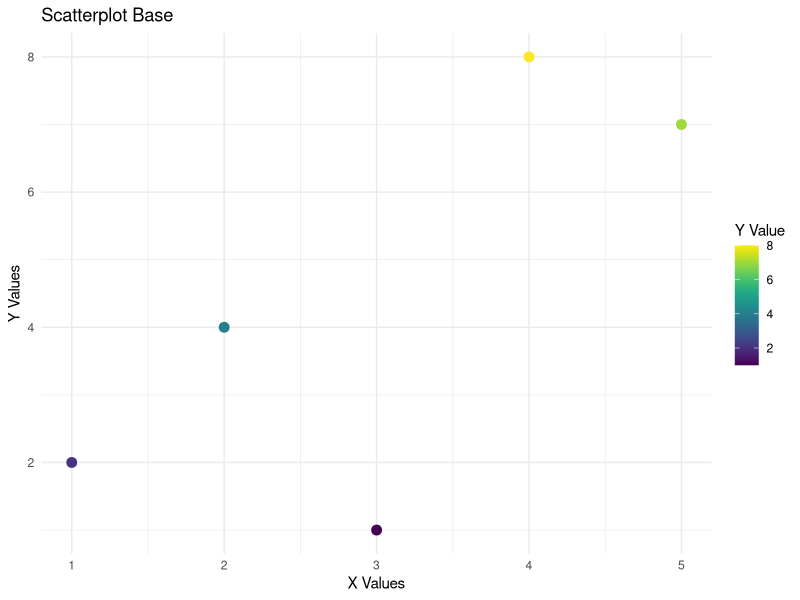
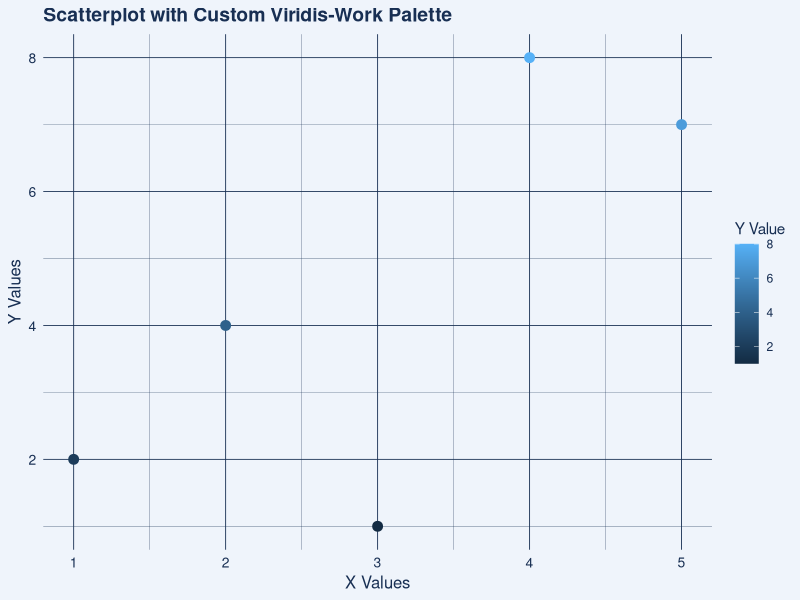
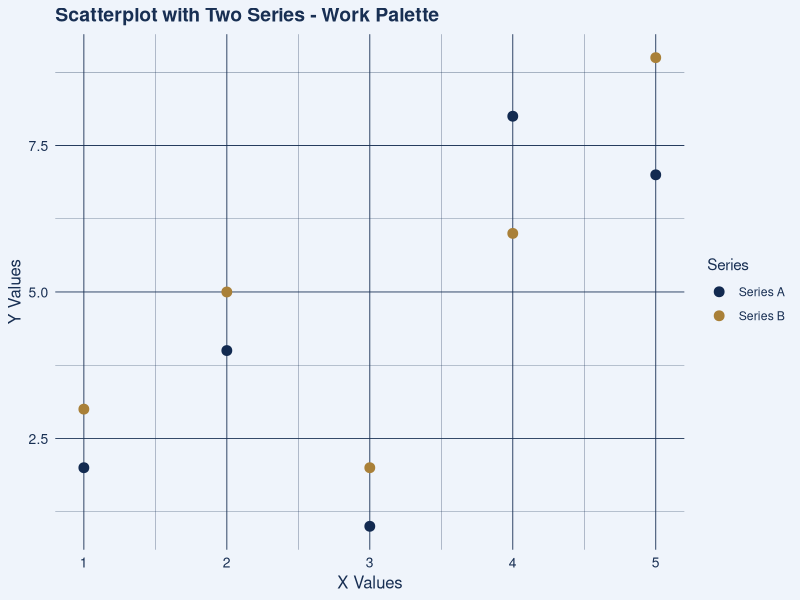

R code for these plots, in order:
## ---- chunk 1
library(ggplot2)
library(viridis)

df <- data.frame(
  x = c(1, 2, 3, 4, 5),
  y = c(2, 4, 1, 8, 7)
)

ggplot(df, aes(x, y, color = y)) +
  geom_point(size = 3) +
  scale_color_viridis(option = "D") +   # Or "C", "B", "A", "E", "F"
  labs(title = "Scatterplot Base",
       x = "X Values",
       y = "Y Values",
       color = "Y Value") +
  theme_minimal()
## ---- chunk 2
library(ggplot2)
library(viridis)

# Your data
df <- data.frame(
  x = c(1, 2, 3, 4, 5),
  y = c(2, 4, 1, 8, 7)
)

# Your custom palette
work_viridis <- colorRampPalette(c("#021C49","#1F3657","#3C5C7C",
                                 "#7FA0C0", "#E9EEF3", "#F3F7FF"))
colors <- work_viridis(256)

# Define lighter + darker colors
bg_light  <- colors[240]   # light end for background
line_dark <- colors[40]    # dark end for axes + text

ggplot(df, aes(x, y, color = y)) +
  geom_point(size = 3) +
  labs(title = "Scatterplot with Custom Viridis-Work Palette",
       x = "X Values",
       y = "Y Values",
       color = "Y Value") +
  theme_minimal() +
  theme(
    plot.background = element_rect(fill = bg_light, color = NA),
    panel.background = element_rect(fill = bg_light, color = NA),
    panel.grid.major = element_line(color = line_dark, linewidth = 0.3),
    panel.grid.minor = element_line(color = line_dark, linewidth = 0.1),
    axis.title = element_text(color = line_dark, size = 12),
    axis.text = element_text(color = line_dark, size = 10),
    plot.title = element_text(color = line_dark, size = 14, face = "bold"),
    legend.title = element_text(color = line_dark),
    legend.text  = element_text(color = line_dark)
  )
## ---- chunk 3
library(ggplot2)
library(viridis)

# Two-series example data
df <- data.frame(
  x  = c(1, 2, 3, 4, 5,  1, 2, 3, 4, 5),
  y  = c(2, 4, 1, 8, 7,  3, 5, 2, 6, 9),
  series = rep(c("Series A", "Series B"), each = 5)
)

# Custom palette
work_viridis <- colorRampPalette(c("#021C49","#1F3657","#3C5C7C",
                                 "#7FA0C0", "#E9EEF3", "#F3F7FF"))
colors <- work_viridis(256)

# Light and dark theme colors
bg_light  <- colors[240]
line_dark <- colors[40]

ggplot(df, aes(x, y, color = series)) +
  geom_point(size = 3) +
  scale_color_manual(values = c(
    "Series A" = colors[30],   # dark-ish
    "Series B" = "#A98038"   # Tan
  )) +
  labs(title = "Scatterplot with Two Series - Work Palette",
       x = "X Values",
       y = "Y Values",
       color = "Series") +
  theme_minimal() +
  theme(
    plot.background = element_rect(fill = bg_light, color = NA),
    panel.background = element_rect(fill = bg_light, color = NA),
    panel.grid.major = element_line(color = line_dark, linewidth = 0.3),
    panel.grid.minor = element_line(color = line_dark, linewidth = 0.1),
    axis.title  = element_text(color = line_dark, size = 12),
    axis.text   = element_text(color = line_dark, size = 10),
    plot.title  = element_text(color = line_dark, size = 14, face = "bold"),
    legend.title = element_text(color = line_dark),
    legend.text  = element_text(color = line_dark)
  )
